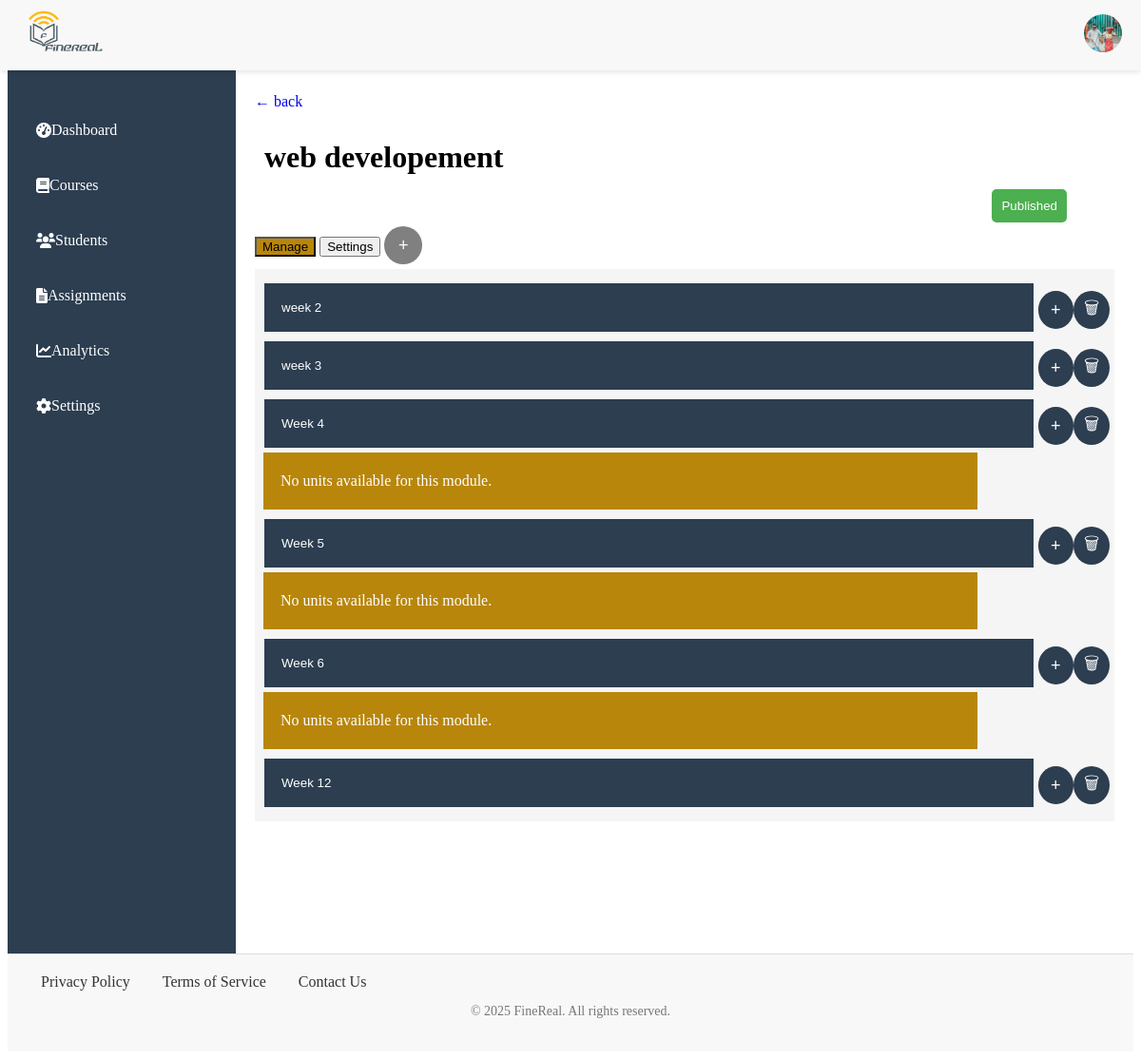
The page /course/cf0eb1d9-3e68-4efb-b8c9-1afcff67e413 (signed in) on the database its author committed.
### app/models/user.py (models this page shows, shortened)
class User(BaseModel, db.Model, UserMixin):
    __tablename__ = 'users'
    photo = db.Column(db.Text)
    first_name = db.Column(db.String(80), nullable=False)
    middle_name = db.Column(db.String(80), nullable=True)
    last_name = db.Column(db.String(80), nullable=False)
    email = db.Column(db.String(160), unique=True, nullable=False)
    username = db.Column(db.String(250), nullable=False)
    password = db.Column(db.String, nullable=False)
    is_verified = db.Column(db.Boolean, default=False)
    dob = db.Column(db.String)
    role = db.Column(db.String, nullable=False)
    courses_taught = db.relationship('Courses', backref='teacher', lazy=True)
    enrolled_courses = db.relationship('Enrollments', backref='student', lazy=True)

### app/models/course.py (models this page shows)
class Courses(BaseModel, db.Model):
    __tablename__ = 'courses'
    title = db.Column(db.String(255), nullable=False)
    description = db.Column(db.Text, nullable=False)
    category = db.Column(db.String(60))
    difficulty = db.Column(db.String(60), default="Beginner")
    prerequisite = db.Column(db.Text)
    status = db.Column(db.String(60))
    teacher_id = db.Column(db.Integer, db.ForeignKey('users.id'), nullable=False)
    modules = db.relationship('Modules', backref='courses', lazy=True, overlaps="modules_list")
    enrolled_students = db.relationship('Enrollments', backref='courses', lazy=True)

class Modules(BaseModel, db.Model):
    __tablename__ = 'modules'
    title = db.Column(db.String(60), nullable=False)
    course_id = db.Column(db.Integer, db.ForeignKey('courses.id'), nullable=False)
    units = db.relationship('Units', backref='module', lazy=True)
    course = db.relationship('Courses', backref='modules_list', lazy=True, overlaps="modules")

### app/routes/course.py (the view, shortened to what this page needs)
@app.route('/course/<course_id>', methods=["GET", 'POST'])
@login_required
def course_view(course_id):
    v_course = Courses.query.get_or_404(course_id)
    modules = Modules.query.filter_by(course_id=course_id).all()
    return render_template(
        "course_view.html",
        course=v_course,
        user=current_user,
        modules=modules
    )

### app/models/user.py (called while the page is built)
@login_manager.user_loader
def load_user(user_id):
    return User.query.get(user_id)# PendingUser class and other functions...

### app/templates/course_view.html (shortened to what this page needs)
{% extends 'base.html' %}
{% block content %}
<link rel="stylesheet" href="{{ url_for('static', filename='styles/modules.css') }}">
<link rel="stylesheet" href="{{ url_for('static', filename='styles/modal.css') }}">
<link rel="stylesheet" href="{{ url_for('static', filename='styles/modal_form.css') }}">
<link rel="stylesheet" href="{{ url_for('static', filename='styles/course.css') }}">
<a href="{{url_for('course')}}" class="arrow"> &larr; back</a>
    {% if user.role == "Teacher" %}
        <h1> {{ course.title }}</h1>
        <label class="switch">
            {% if course.status == "Published" %}
            <a href="{{url_for('toggle_course_status', course_id=course.id)}}" class="published">
                <button>{{ course.status }}</button>
            </a>
            {% else %}
             <a href="{{url_for('toggle_course_status', course_id=course.id)}}" class="draft">
                <button>{{ course.status }}</button>
            </a>
            {% endif %}
        </label>
        <button class="tablink" onclick="openPage('Home', this, 'darkgoldenrod')" id="defaultOpen">Manage</button>
        <button class="tablink" onclick="openPage('News', this, 'darkgoldenrod')">Settings</button>
        <button onclick="opencourseForm()" class="open-btn">&plus;</button>
        <div id="Home" class="tabcontent">
            {% if modules %}
            {% for module in modules %}
            <div class="module-card">
                <div class="accordion-container">
                    <button class="accordion">{{ module.title }}</button>
                    <button class="add-u" onclick="openContent(this)" data="{{ module.id }}">&plus;</button>
                    <button class="add-u">
                        <a href="{{url_for('delete_module', course_id=course.id, module_id=module.id)}}">&#128465;</a>
                    </button>
                </div>
                {% if module.units %}
                    {% for unit in module.units %}
                        <div class="panel" >
                            <input type="checkbox" class="unit-checkbox" value="{{ unit.id }}" style="display: block;" onchange="toggleDeleteButton()">
                            <div class="main-panel" onclick="location.href='{{ url_for('content_page', unit_id=unit.id) }}'">
                                <li>{{ unit.title }}</li>
                            </div>
                        </div>
                    {% endfor %}
                {% else %}
                    <div class="main-panel">
                        <p>No units available for this module.</p>
                    </div>
                {% endif %}
            </div>
        {% endfor %}
        {% else %}
            <p>You can add modules by clicking on the plus icon above.</p>
        {% endif %}
        </div>
    {% endif %}
{% endblock %}

### app/templates/base.html (shortened to what this page needs)
<!DOCTYPE html>
<html lang="en">
<head>
    <link rel="stylesheet" href="{{ url_for('static', filename='styles/header.css') }}">
    <link rel="stylesheet" href="{{ url_for('static', filename='styles/footer.css') }}">
    <link rel="stylesheet" href="{{ url_for('static', filename='styles/nav.css') }}">
    <link rel="stylesheet" href="{{ url_for('static', filename='styles/main.css') }}">
    <link href="https://cdnjs.cloudflare.com/ajax/libs/font-awesome/6.0.0-beta3/css/all.min.css" rel="stylesheet">
</head>
<body>
    <header>
        <div class="left">
            <div class="logo">
                <a href="{{ url_for('index') }}" aria-label="Home">
                    <img src="{{ url_for('static', filename='images/Finerealpng.png') }}" alt="FineReal Logo">
                </a>
            </div>
        </div>
<div class="right-links">
    <div class="user" onclick="extend()">
        {% if user.photo %}
        <img src="{{ url_for('uploaded_file', filename=user.photo) }}" alt="Profile Photo" class="photo">
        {% else %}
        <img src="https://via.placeholder.com/40" alt="User Avatar" class="user-avatar">
        {% endif %}
    </div>
</div>
    </header>
    {% include 'includes/flash.html' %}
    <div class="container">
        <aside class="sidebar">
            <nav class="sidebar-nav">
                {% include 'includes/nav.html' %}
            </nav>
        </aside>
        <main class="main-content">
            {% block content %}
            {% endblock %}
        </main>
    </div>
    <footer>
        <div class="footer-content">
            <div class="footer-links">
                <a href="#">Privacy Policy</a>
                <a href="#">Terms of Service</a>
                <a href="#">Contact Us</a>
            </div>
        </div>
        <div class="footer-bottom">
            <p>&copy; 2025 FineReal. All rights reserved.</p>
        </div>
    </footer>
</body>
</html>

### app/static/styles/header.css (style rules this page uses)
header { color: dark; display: flex; justify-content: space-between; align-items: center; padding: 10px 20px; background-color: #f8f8f8; position: fixed; top: 0; left: 0; right: 0; z-index: 1000; box-shadow: 0 2px 5px rgba(0, 0, 0, 0.1); }
header .left { display: flex; justify-content: space-between; max-width: min-content; }
.logo img { height: 50px; }
.photo, .user-avatar { width: 40px; height: 40px; border-radius: 50%; object-fit: cover; }

### app/static/styles/footer.css (style rules this page uses)
footer { background-color: #f8f8f8; padding: 20px 0; text-align: center; border-top: 1px solid #ddd; }
.footer-content { display: flex; justify-content: space-between; align-items: center; padding: 0 20px; }
.footer-links a { margin: 0 15px; text-decoration: none; color: #333; }
.footer-bottom { margin-top: 10px; font-size: 14px; color: #777; }

### app/static/styles/nav.css (style rules this page uses)
.container { display: flex; height: 100vh; }
.sidebar { width: 200px; background-color: #2c3e50; color: #ecf0f1; padding: 20px; display: block; }

### app/static/styles/main.css (style rules this page uses)
main { margin-top: 70px; padding: 20px; flex-grow: 1; word-wrap: break-word; overflow-wrap: break-word; overflow-y: auto; }

### app/static/styles/modules.css (style rules this page uses)
.accordion-container { display: flex; align-items: center; }
.accordion { background-color:#2c3e50; color: white; cursor: pointer; padding: 18px; width: 98%; text-align: left; border: none; outline: none; transition: 0.4s; margin: 5px; }
a { text-decoration: none; }
.main-panel { width: 80%; padding: 5px 18px; background-color: darkgoldenrod; color: white; margin: 0 12px 5px 4px; cursor: pointer; }
.add-u { background-color: #2c3e50; color: white; border: none; border-radius: 50%; font-size: 18px; width: 40px; height: 40px; margin: 10px 0 5px 0; cursor: pointer; position:static; }
.add-u a { text-decoration: none; color: inherit; }
.switch { position: relative; width: 60px; height: 34px; margin-left: auto; margin-right: 50px; display: flex; justify-content: flex-end; align-items: center; }
.published button { background-color: #4CAF50; color: white; border: none; padding: 10px; border-radius: 5px; cursor: pointer; }

### app/static/styles/modal_form.css (style rules this page uses)
label { font-size: 0.9rem; margin-bottom: 5px; color: #555; }

### app/static/styles/course.css (style rules this page uses)
.open-btn { background-color: gray; color: white; border: none; border-radius: 50%; font-size: 18px; width: 40px; height: 40px; margin-bottom: 5px; }
h1 { padding: 10px; margin-bottom: 5px; }
.tabcontent { color: white; display: none; padding: 10px 5px; height: 100%; }
#Home { background-color:whitesmoke; height: auto; }

### rows shown on the page
User: photo (picture)
Courses: title "web developement", status "Published"
Modules: title "week 2"
Modules: title "week 3"
Modules: title "Week 4", shows "No units available for this module."
Modules: title "Week 5", shows "No units available for this module."
Modules: title "Week 6", shows "No units available for this module."
Modules: title "Week 12"
